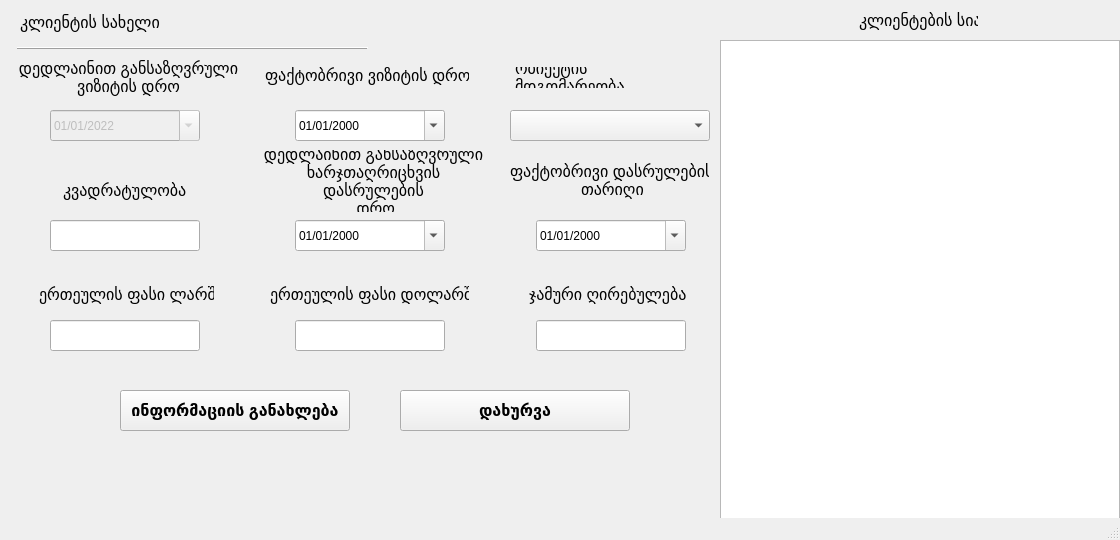
<?xml version="1.0" encoding="UTF-8"?>
<ui version="4.0">
 <class>Acountant</class>
 <widget class="QMainWindow" name="Acountant">
  <property name="geometry">
   <rect>
    <x>0</x>
    <y>0</y>
    <width>1120</width>
    <height>540</height>
   </rect>
  </property>
  <property name="windowTitle">
   <string>ხარჯთაღმრიცხველი</string>
  </property>
  <property name="toolTipDuration">
   <number>0</number>
  </property>
  <widget class="QWidget" name="centralwidget">
   <widget class="QLabel" name="client_label">
    <property name="geometry">
     <rect>
      <x>20</x>
      <y>10</y>
      <width>159</width>
      <height>24</height>
     </rect>
    </property>
    <property name="font">
     <font>
      <family>Arial</family>
      <pointsize>12</pointsize>
     </font>
    </property>
    <property name="text">
     <string>კლიენტის სახელი</string>
    </property>
   </widget>
   <widget class="QLabel" name="deadline_visit_label">
    <property name="geometry">
     <rect>
      <x>-7</x>
      <y>50</y>
      <width>271</width>
      <height>55</height>
     </rect>
    </property>
    <property name="font">
     <font>
      <family>Arial</family>
      <pointsize>12</pointsize>
     </font>
    </property>
    <property name="text">
     <string>დედლაინით განსაზღვრული      ვიზიტის დრო</string>
    </property>
    <property name="scaledContents">
     <bool>false</bool>
    </property>
    <property name="alignment">
     <set>Qt::AlignCenter</set>
    </property>
    <property name="wordWrap">
     <bool>true</bool>
    </property>
   </widget>
   <widget class="QLabel" name="actual_visit_label">
    <property name="geometry">
     <rect>
      <x>265</x>
      <y>60</y>
      <width>204</width>
      <height>31</height>
     </rect>
    </property>
    <property name="font">
     <font>
      <family>Arial</family>
      <pointsize>12</pointsize>
     </font>
    </property>
    <property name="text">
     <string>ფაქტობრივი ვიზიტის დრო</string>
    </property>
   </widget>
   <widget class="QLabel" name="condition_label">
    <property name="geometry">
     <rect>
      <x>515</x>
      <y>67</y>
      <width>186</width>
      <height>21</height>
     </rect>
    </property>
    <property name="font">
     <font>
      <family>Arial</family>
      <pointsize>12</pointsize>
     </font>
    </property>
    <property name="text">
     <string>ობიექტის მდგომარეობა</string>
    </property>
    <property name="wordWrap">
     <bool>true</bool>
    </property>
   </widget>
   <widget class="QLabel" name="measurement_label">
    <property name="geometry">
     <rect>
      <x>63</x>
      <y>180</y>
      <width>124</width>
      <height>21</height>
     </rect>
    </property>
    <property name="font">
     <font>
      <family>Arial</family>
      <pointsize>12</pointsize>
     </font>
    </property>
    <property name="text">
     <string>კვადრატულობა</string>
    </property>
   </widget>
   <widget class="QLabel" name="deadline_label">
    <property name="geometry">
     <rect>
      <x>255</x>
      <y>150</y>
      <width>237</width>
      <height>62</height>
     </rect>
    </property>
    <property name="font">
     <font>
      <family>Arial</family>
      <pointsize>12</pointsize>
     </font>
    </property>
    <property name="text">
     <string>დედლაინით განსაზღვრული  ხარჯთაღრიცხვის დასრულების
 დრო</string>
    </property>
    <property name="alignment">
     <set>Qt::AlignCenter</set>
    </property>
    <property name="wordWrap">
     <bool>true</bool>
    </property>
   </widget>
   <widget class="QLabel" name="actual_label">
    <property name="geometry">
     <rect>
      <x>510</x>
      <y>160</y>
      <width>199</width>
      <height>41</height>
     </rect>
    </property>
    <property name="font">
     <font>
      <family>Arial</family>
      <pointsize>12</pointsize>
     </font>
    </property>
    <property name="text">
     <string>ფაქტობრივი დასრულების
                თარიღი</string>
    </property>
   </widget>
   <widget class="QLabel" name="unitpriceingel_label">
    <property name="geometry">
     <rect>
      <x>39</x>
      <y>284</y>
      <width>175</width>
      <height>20</height>
     </rect>
    </property>
    <property name="font">
     <font>
      <family>Arial</family>
      <pointsize>12</pointsize>
     </font>
    </property>
    <property name="text">
     <string>ერთეულის ფასი ლარში</string>
    </property>
   </widget>
   <widget class="QLineEdit" name="measurement">
    <property name="geometry">
     <rect>
      <x>50</x>
      <y>220</y>
      <width>150</width>
      <height>31</height>
     </rect>
    </property>
    <property name="font">
     <font>
      <family>Arial</family>
     </font>
    </property>
   </widget>
   <widget class="QLineEdit" name="unitpriceingel">
    <property name="geometry">
     <rect>
      <x>50</x>
      <y>320</y>
      <width>150</width>
      <height>31</height>
     </rect>
    </property>
    <property name="font">
     <font>
      <family>Arial</family>
     </font>
    </property>
   </widget>
   <widget class="QDateEdit" name="deadline_date">
    <property name="geometry">
     <rect>
      <x>295</x>
      <y>220</y>
      <width>150</width>
      <height>31</height>
     </rect>
    </property>
    <property name="font">
     <font>
      <family>Arial</family>
     </font>
    </property>
    <property name="displayFormat">
     <string>dd/MM/yyyy</string>
    </property>
    <property name="calendarPopup">
     <bool>true</bool>
    </property>
   </widget>
   <widget class="QDateEdit" name="actual_date">
    <property name="geometry">
     <rect>
      <x>536</x>
      <y>220</y>
      <width>150</width>
      <height>31</height>
     </rect>
    </property>
    <property name="font">
     <font>
      <family>Arial</family>
     </font>
    </property>
    <property name="displayFormat">
     <string>dd/MM/yyyy</string>
    </property>
    <property name="calendarPopup">
     <bool>true</bool>
    </property>
   </widget>
   <widget class="QDateEdit" name="deadline_visit_date">
    <property name="enabled">
     <bool>false</bool>
    </property>
    <property name="geometry">
     <rect>
      <x>50</x>
      <y>110</y>
      <width>150</width>
      <height>31</height>
     </rect>
    </property>
    <property name="font">
     <font>
      <family>Arial</family>
     </font>
    </property>
    <property name="dateTime">
     <datetime>
      <hour>0</hour>
      <minute>0</minute>
      <second>0</second>
      <year>2022</year>
      <month>1</month>
      <day>1</day>
     </datetime>
    </property>
    <property name="currentSection">
     <enum>QDateTimeEdit::DaySection</enum>
    </property>
    <property name="displayFormat">
     <string>dd/MM/yyyy</string>
    </property>
    <property name="calendarPopup">
     <bool>true</bool>
    </property>
    <property name="timeSpec">
     <enum>Qt::LocalTime</enum>
    </property>
    <property name="date">
     <date>
      <year>2022</year>
      <month>1</month>
      <day>1</day>
     </date>
    </property>
   </widget>
   <widget class="QDateEdit" name="actual_visit_date">
    <property name="geometry">
     <rect>
      <x>295</x>
      <y>110</y>
      <width>150</width>
      <height>31</height>
     </rect>
    </property>
    <property name="font">
     <font>
      <family>Arial</family>
     </font>
    </property>
    <property name="displayFormat">
     <string>dd/MM/yyyy</string>
    </property>
    <property name="calendarPopup">
     <bool>true</bool>
    </property>
   </widget>
   <widget class="QLabel" name="client_list_label">
    <property name="geometry">
     <rect>
      <x>859</x>
      <y>10</y>
      <width>119</width>
      <height>20</height>
     </rect>
    </property>
    <property name="font">
     <font>
      <family>Arial</family>
      <pointsize>12</pointsize>
     </font>
    </property>
    <property name="text">
     <string>კლიენტების სია</string>
    </property>
   </widget>
   <widget class="QTableWidget" name="tableWidget">
    <property name="geometry">
     <rect>
      <x>720</x>
      <y>40</y>
      <width>400</width>
      <height>490</height>
     </rect>
    </property>
    <property name="maximumSize">
     <size>
      <width>441</width>
      <height>16777215</height>
     </size>
    </property>
    <property name="font">
     <font>
      <family>Arial</family>
      <pointsize>10</pointsize>
     </font>
    </property>
   </widget>
   <widget class="QComboBox" name="object_condition">
    <property name="geometry">
     <rect>
      <x>510</x>
      <y>110</y>
      <width>200</width>
      <height>31</height>
     </rect>
    </property>
    <property name="font">
     <font>
      <family>Arial</family>
     </font>
    </property>
   </widget>
   <widget class="QPushButton" name="updateinfo">
    <property name="geometry">
     <rect>
      <x>120</x>
      <y>390</y>
      <width>230</width>
      <height>41</height>
     </rect>
    </property>
    <property name="font">
     <font>
      <family>Arial</family>
      <pointsize>12</pointsize>
      <weight>75</weight>
      <bold>true</bold>
     </font>
    </property>
    <property name="text">
     <string>ინფორმაციის განახლება</string>
    </property>
   </widget>
   <widget class="QLabel" name="client_name_text">
    <property name="geometry">
     <rect>
      <x>190</x>
      <y>10</y>
      <width>250</width>
      <height>20</height>
     </rect>
    </property>
    <property name="font">
     <font>
      <family>Arial</family>
      <pointsize>12</pointsize>
      <weight>75</weight>
      <bold>true</bold>
     </font>
    </property>
    <property name="text">
     <string/>
    </property>
   </widget>
   <widget class="QLineEdit" name="unitpriceinusd">
    <property name="geometry">
     <rect>
      <x>295</x>
      <y>320</y>
      <width>150</width>
      <height>31</height>
     </rect>
    </property>
    <property name="font">
     <font>
      <family>Arial</family>
     </font>
    </property>
   </widget>
   <widget class="QLabel" name="unitpriceingel_label_2">
    <property name="geometry">
     <rect>
      <x>270</x>
      <y>284</y>
      <width>199</width>
      <height>20</height>
     </rect>
    </property>
    <property name="font">
     <font>
      <family>Arial</family>
      <pointsize>12</pointsize>
     </font>
    </property>
    <property name="text">
     <string>ერთეულის ფასი დოლარში</string>
    </property>
   </widget>
   <widget class="QLineEdit" name="total_price">
    <property name="geometry">
     <rect>
      <x>536</x>
      <y>320</y>
      <width>150</width>
      <height>31</height>
     </rect>
    </property>
    <property name="font">
     <font>
      <family>Arial</family>
     </font>
    </property>
   </widget>
   <widget class="QLabel" name="unitpriceingel_label_3">
    <property name="geometry">
     <rect>
      <x>529</x>
      <y>284</y>
      <width>162</width>
      <height>20</height>
     </rect>
    </property>
    <property name="font">
     <font>
      <family>Arial</family>
      <pointsize>12</pointsize>
     </font>
    </property>
    <property name="text">
     <string>ჯამური ღირებულება</string>
    </property>
   </widget>
   <widget class="QPushButton" name="close_button">
    <property name="geometry">
     <rect>
      <x>400</x>
      <y>390</y>
      <width>230</width>
      <height>41</height>
     </rect>
    </property>
    <property name="font">
     <font>
      <family>Arial</family>
      <pointsize>12</pointsize>
      <weight>75</weight>
      <bold>true</bold>
     </font>
    </property>
    <property name="text">
     <string>დახურვა</string>
    </property>
   </widget>
   <widget class="Line" name="line">
    <property name="geometry">
     <rect>
      <x>17</x>
      <y>40</y>
      <width>351</width>
      <height>16</height>
     </rect>
    </property>
    <property name="frameShadow">
     <enum>QFrame::Raised</enum>
    </property>
    <property name="orientation">
     <enum>Qt::Horizontal</enum>
    </property>
   </widget>
  </widget>
  <widget class="QStatusBar" name="statusbar"/>
 </widget>
 <tabstops>
  <tabstop>deadline_visit_date</tabstop>
  <tabstop>actual_visit_date</tabstop>
  <tabstop>object_condition</tabstop>
  <tabstop>measurement</tabstop>
  <tabstop>deadline_date</tabstop>
  <tabstop>actual_date</tabstop>
  <tabstop>unitpriceingel</tabstop>
  <tabstop>unitpriceinusd</tabstop>
  <tabstop>total_price</tabstop>
  <tabstop>updateinfo</tabstop>
  <tabstop>close_button</tabstop>
  <tabstop>tableWidget</tabstop>
 </tabstops>
 <resources/>
 <connections/>
</ui>
